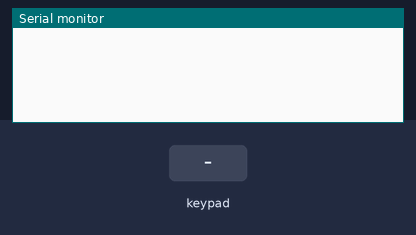
Simulated run of this sketch. Board: Arduino Uno, built with avr-gcc and run on an emulated ATmega328P. Parts: the last lines printed to the serial monitor. The test bench sets the inputs (shaded band).

Above: at 1.2 s.
1.3 s: key '1' pressed
At 2.5 s:
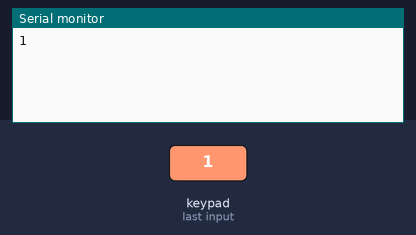
2.8 s: keypad keys 1 6 4 2 1 4 # pressed 0.4 s apart
At 5.6 s:
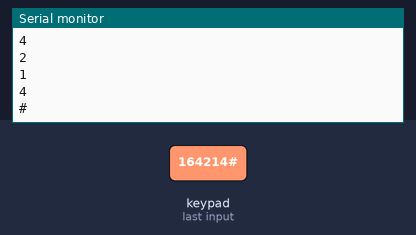
7.1 s: key '*' pressed
At 8.2 s:
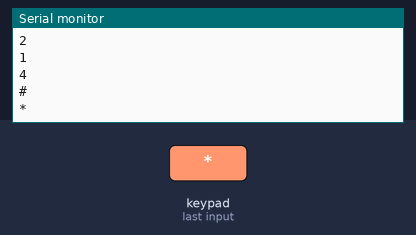
8.6 s: keypad keys 1 5 1 3 1 2 pressed 0.4 s apart
At 12.1 s:
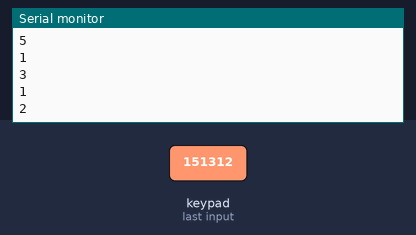
Timing chart, 0 to 13.5 s (numbered marks = the images above; inputs shaded):
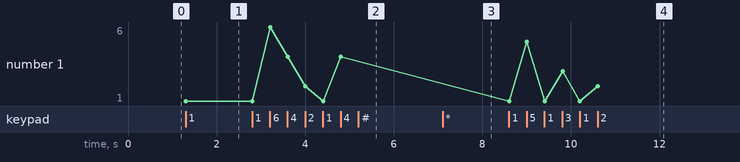

Measured:
- after the input at 1.3 s, the serial monitor: prints a new line at once (image 1)
- after the input at 2.8 s, the serial monitor: prints a new line after 0.41 s (image 2)
- after the input at 7.1 s, the serial monitor: prints a new line at once (image 3)
- after the input at 8.6 s, the serial monitor: prints a new line at once (image 4)
- plotted number 1: 1 → 4 after the input at 2.8 s, 4 → 2 after the input at 8.6 s

The sketch:

keypad.ino
```cpp
#include "Keypad.h"
const byte ROWS = 4; //four rows
const byte COLS = 3; //four columns
//3x4     Arduino
// 1  -     2 12
// 2  -     3 13
// 3  -     4 15
// 4  -     5 14
// 5  -     6 2
// 6  -     7 4
// 7  -     8 16
//byte rPins[Rows]= {16,4,2,14}; //Rows 0 to 3
//byte cPins[Cols]= {15,13,12}; //Columns 0 to 2
//byte rPins[Rows]= {8,7,6,5}; //Rows 0 to 3
//byte cPins[Cols]= {4,3,2}; //Columns 0 to 2
char keys[ROWS][COLS] = {
  {'1','2','3'},
  {'4','5','6'},
  {'7','8','9'},
  {'*','0','#'}
};

byte rowPins[ROWS] = {16,4,2,14};
byte colPins[COLS] = {15,13,12};

Keypad keypad = Keypad(makeKeymap(keys), rowPins, colPins, ROWS, COLS);

void setup() {
  Serial.begin(115200);
}

void loop() {
  char key = keypad.getKey();

  if (key){
    Serial.println(key);
  }
}
```
